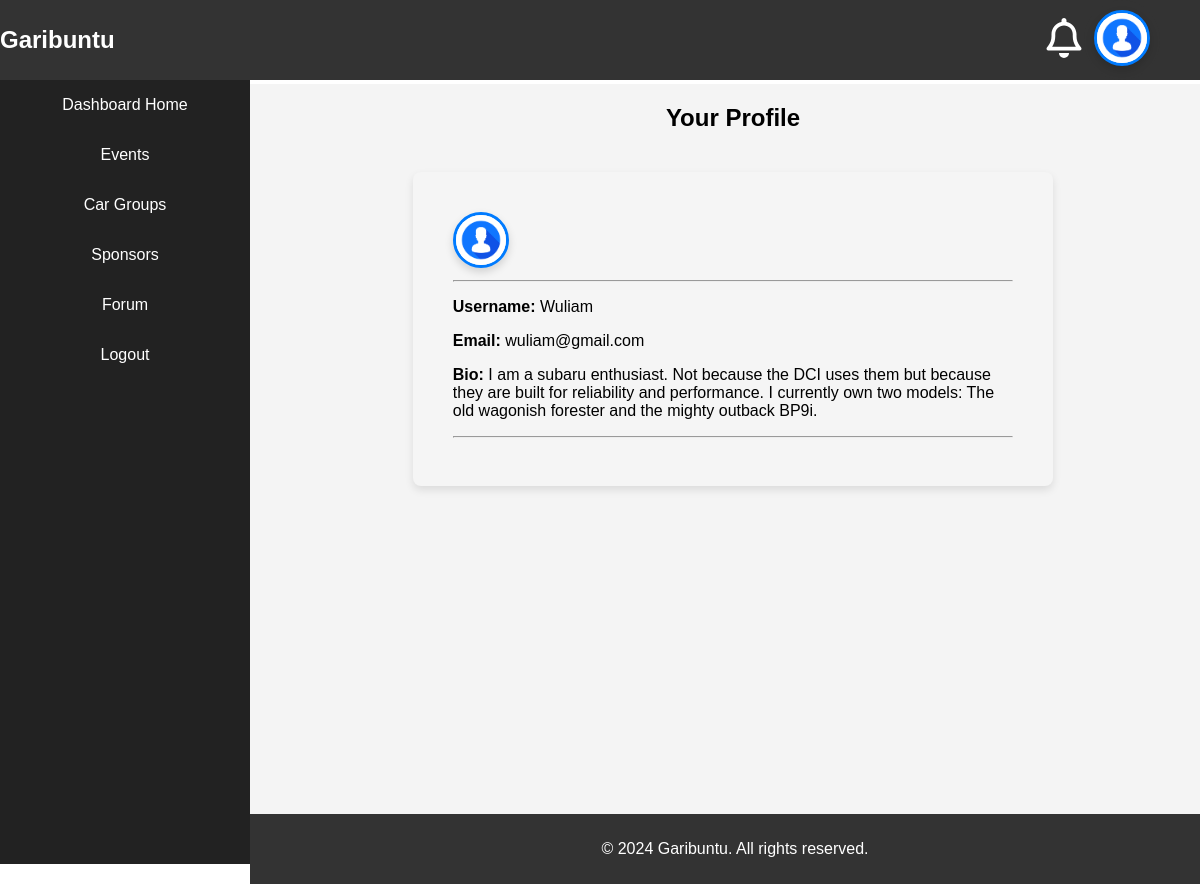
Screenshot of /users/profile/ (signed in) with the database file from the repository.
### users/models.py (models this page shows, shortened)
class User(AbstractUser):
    email = models.EmailField(unique=True)
    profile_picture = models.ImageField(upload_to='profiles/', blank=True, null=True)
    bio = models.TextField(blank=True, null=True)

class Profile(models.Model):
    user = models.OneToOneField(User, on_delete=models.CASCADE)
    bio = models.TextField(blank=True)
    location = models.CharField(max_length=100, blank=True)
    profile_picture = models.ImageField(upload_to='profile_pics/', blank=True, null=True)

### users/views.py (the view)
# urls.py: path('profile/', views.profile_view, name='profile_view'),
@login_required
def profile_view(request):
    profile, created = Profile.objects.get_or_create(user=request.user)
    return render(request, 'profile.html', {'profile': profile})

### users/templates/profile.html (shortened to what this page needs)
{% extends "base-dash.html" %}
{% load static %}
{% block content %}
<h2 class="profile-head">Your Profile</h2>
<div class="profile-container">
    {% if user.profile.profile_picture %}
    <img src="{{ user.profile.profile_picture.url }}" alt="Current Profile Picture" class="profile-picture-dash">
    {% else %}
    <img src="{% static 'images/default-avatar.jpg' %}" alt="Default Avatar" class="profile-picture-dash">
    {% endif %}
<hr>
    <p><strong>Username:</strong> {{ user.username }}</p>
    <p><strong>Email:</strong> {{ user.email }}</p>
    <p><strong>Bio:</strong> {{ user.profile.bio }}</p>
<hr>
</div>
{% endblock %}

### garibuntu/static/css/style.css (style rules this page uses)
body { box-sizing: border-box; margin: 0; padding: 0; font-family: Arial, sans-serif; }
.profile-picture-dash { width: 50px; height: 50px; border-radius: 50%; object-fit: cover; border: 3px solid #007bff; background-color: #f9f9f9; box-shadow: 0 4px 8px rgba(0, 0, 0, 0.15); transition: transform 0.3s ease, box-shadow 0.3s ease; }
.profile-container { margin: 20px auto; width: 60%; background-color: whitesmoke; border-radius: 8px; box-shadow: 0 4px 8px rgba(0, 0, 0, 0.1); padding: 40px; }
.profile-head { padding: 20px; text-align: center; }

### rows the page displays
User: username "Wuliam", email "wuliam@gmail.com", profile.bio "I am a subaru enthusiast. Not because the DCI uses them but because they are built for reliability and performance. I currently own two models: The old wagonish forester and the mighty outback BP9i."
